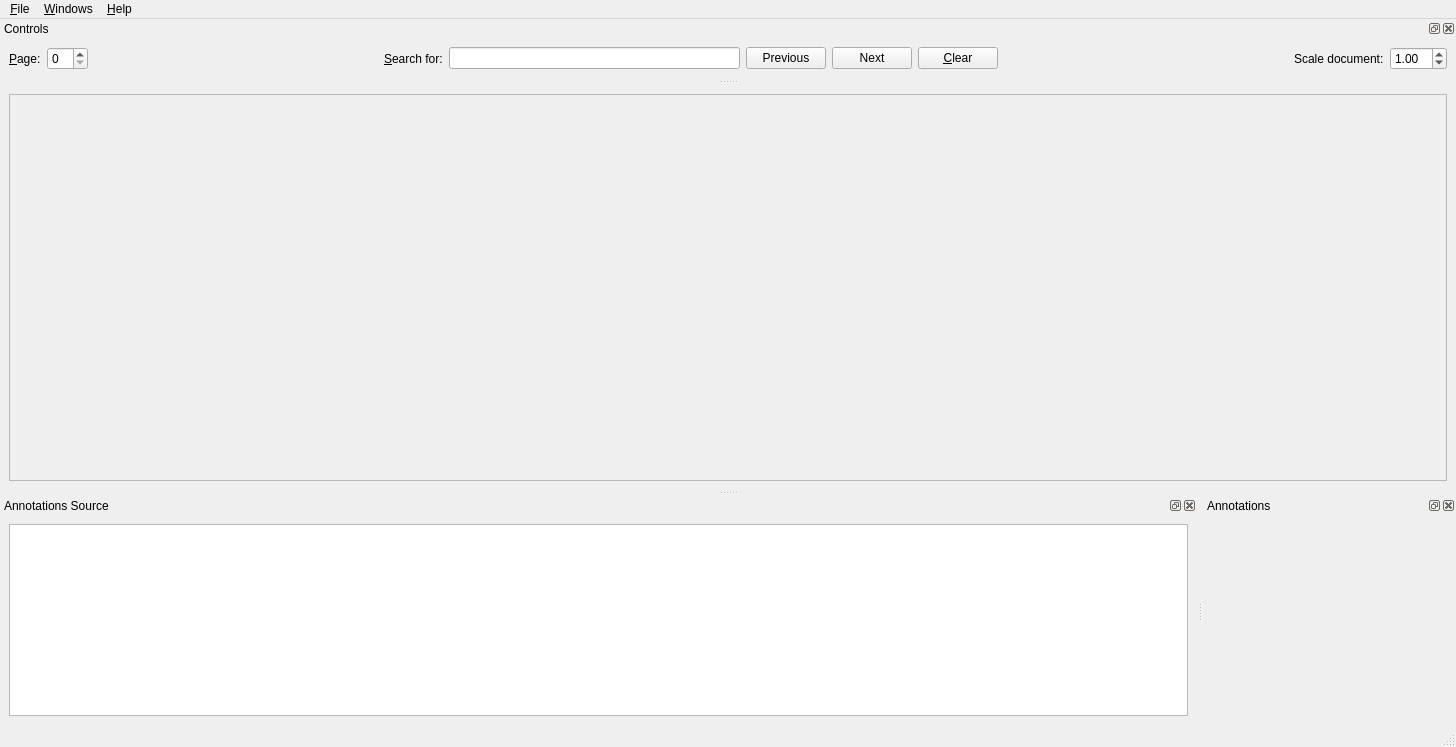
<?xml version="1.0" encoding="UTF-8"?>
<ui version="4.0">
 <class>MainWindow</class>
 <widget class="QMainWindow" name="MainWindow">
  <property name="geometry">
   <rect>
    <x>0</x>
    <y>0</y>
    <width>1456</width>
    <height>747</height>
   </rect>
  </property>
  <property name="windowTitle">
   <string>MainWindow</string>
  </property>
  <widget class="QWidget" name="centralwidget">
   <layout class="QGridLayout" name="gridLayout">
    <item row="0" column="0">
     <widget class="QScrollArea" name="scrollArea">
      <property name="widgetResizable">
       <bool>true</bool>
      </property>
      <widget class="QWidget" name="scrollAreaWidgetContents">
       <property name="geometry">
        <rect>
         <x>0</x>
         <y>0</y>
         <width>1436</width>
         <height>360</height>
        </rect>
       </property>
       <layout class="QGridLayout" name="gridLayout_3"/>
      </widget>
     </widget>
    </item>
   </layout>
  </widget>
  <widget class="QMenuBar" name="menubar">
   <property name="geometry">
    <rect>
     <x>0</x>
     <y>0</y>
     <width>1456</width>
     <height>26</height>
    </rect>
   </property>
   <widget class="QMenu" name="menu_File">
    <property name="title">
     <string>&amp;File</string>
    </property>
    <addaction name="actionOpen"/>
    <addaction name="actionSave"/>
    <addaction name="actionExport"/>
    <addaction name="separator"/>
    <addaction name="actionQuit"/>
   </widget>
   <widget class="QMenu" name="menuWindows">
    <property name="title">
     <string>&amp;Windows</string>
    </property>
    <addaction name="actionControls"/>
    <addaction name="actionDocument"/>
    <addaction name="actionAnnotationsSource"/>
    <addaction name="actionAnnotations"/>
   </widget>
   <widget class="QMenu" name="menu_Help">
    <property name="title">
     <string>&amp;Help</string>
    </property>
    <addaction name="actionAbout"/>
   </widget>
   <addaction name="menu_File"/>
   <addaction name="menuWindows"/>
   <addaction name="menu_Help"/>
  </widget>
  <widget class="QStatusBar" name="statusbar"/>
  <widget class="QDockWidget" name="ControlsDockWidget">
   <property name="inputMethodHints">
    <set>Qt::ImhFormattedNumbersOnly</set>
   </property>
   <property name="windowTitle">
    <string>Controls</string>
   </property>
   <attribute name="dockWidgetArea">
    <number>4</number>
   </attribute>
   <widget class="QWidget" name="dockWidgetContents">
    <layout class="QHBoxLayout" name="horizontalLayout">
     <item>
      <widget class="QLabel" name="pageLabel">
       <property name="text">
        <string>&amp;Page:</string>
       </property>
       <property name="buddy">
        <cstring>pageSpinBox</cstring>
       </property>
      </widget>
     </item>
     <item>
      <widget class="QSpinBox" name="pageSpinBox">
       <property name="enabled">
        <bool>true</bool>
       </property>
      </widget>
     </item>
     <item>
      <spacer name="horizontalSpacer_2">
       <property name="orientation">
        <enum>Qt::Horizontal</enum>
       </property>
       <property name="sizeHint" stdset="0">
        <size>
         <width>20</width>
         <height>20</height>
        </size>
       </property>
      </spacer>
     </item>
     <item>
      <widget class="QLabel" name="searchLabel">
       <property name="text">
        <string>&amp;Search for:</string>
       </property>
       <property name="textFormat">
        <enum>Qt::AutoText</enum>
       </property>
       <property name="buddy">
        <cstring>searchLineEdit</cstring>
       </property>
      </widget>
     </item>
     <item>
      <widget class="QLineEdit" name="searchLineEdit">
       <property name="enabled">
        <bool>true</bool>
       </property>
      </widget>
     </item>
     <item>
      <widget class="QPushButton" name="previousButton">
       <property name="text">
        <string>Previous</string>
       </property>
      </widget>
     </item>
     <item>
      <widget class="QPushButton" name="nextButton">
       <property name="enabled">
        <bool>true</bool>
       </property>
       <property name="text">
        <string>Next</string>
       </property>
      </widget>
     </item>
     <item>
      <widget class="QPushButton" name="clearButton">
       <property name="enabled">
        <bool>true</bool>
       </property>
       <property name="text">
        <string>&amp;Clear</string>
       </property>
      </widget>
     </item>
     <item>
      <spacer name="spacer">
       <property name="orientation">
        <enum>Qt::Horizontal</enum>
       </property>
       <property name="sizeHint" stdset="0">
        <size>
         <width>20</width>
         <height>20</height>
        </size>
       </property>
      </spacer>
     </item>
     <item>
      <widget class="QLabel" name="label">
       <property name="text">
        <string>Scale document:</string>
       </property>
       <property name="buddy">
        <cstring>scaleComboBox</cstring>
       </property>
      </widget>
     </item>
     <item>
      <widget class="QDoubleSpinBox" name="doubleSpinBox">
       <property name="inputMethodHints">
        <set>Qt::ImhFormattedNumbersOnly</set>
       </property>
       <property name="value">
        <double>1.000000000000000</double>
       </property>
      </widget>
     </item>
    </layout>
   </widget>
  </widget>
  <widget class="QDockWidget" name="dockWidget_5">
   <property name="windowTitle">
    <string>Annotations Source</string>
   </property>
   <attribute name="dockWidgetArea">
    <number>8</number>
   </attribute>
   <widget class="QWidget" name="dockWidgetContents_5">
    <layout class="QGridLayout" name="gridLayout_2">
     <item row="0" column="0">
      <widget class="QTextEdit" name="textAnnotationsSource"/>
     </item>
    </layout>
   </widget>
  </widget>
  <widget class="QDockWidget" name="dockWidget_6">
   <property name="windowTitle">
    <string>Annotations</string>
   </property>
   <attribute name="dockWidgetArea">
    <number>8</number>
   </attribute>
   <widget class="QWidget" name="dockWidgetContents_6">
    <layout class="QGridLayout" name="gridLayout_4">
     <item row="0" column="0">
      <widget class="QWidget" name="annotationWidget" native="true"/>
     </item>
    </layout>
   </widget>
  </widget>
  <action name="actionOpen">
   <property name="text">
    <string>&amp;Open</string>
   </property>
  </action>
  <action name="actionSave">
   <property name="text">
    <string>&amp;Save a copy</string>
   </property>
  </action>
  <action name="actionExport">
   <property name="text">
    <string>&amp;Export</string>
   </property>
  </action>
  <action name="actionQuit">
   <property name="text">
    <string>&amp;Quit</string>
   </property>
  </action>
  <action name="actionControls">
   <property name="text">
    <string>&amp;Controls</string>
   </property>
  </action>
  <action name="actionDocument">
   <property name="text">
    <string>&amp;Document</string>
   </property>
  </action>
  <action name="actionAnnotationsSource">
   <property name="text">
    <string>Annotations &amp;Source</string>
   </property>
  </action>
  <action name="actionAnnotations">
   <property name="text">
    <string>&amp;Annotations</string>
   </property>
  </action>
  <action name="actionAbout">
   <property name="text">
    <string>&amp;About</string>
   </property>
  </action>
 </widget>
 <resources/>
 <connections/>
</ui>
